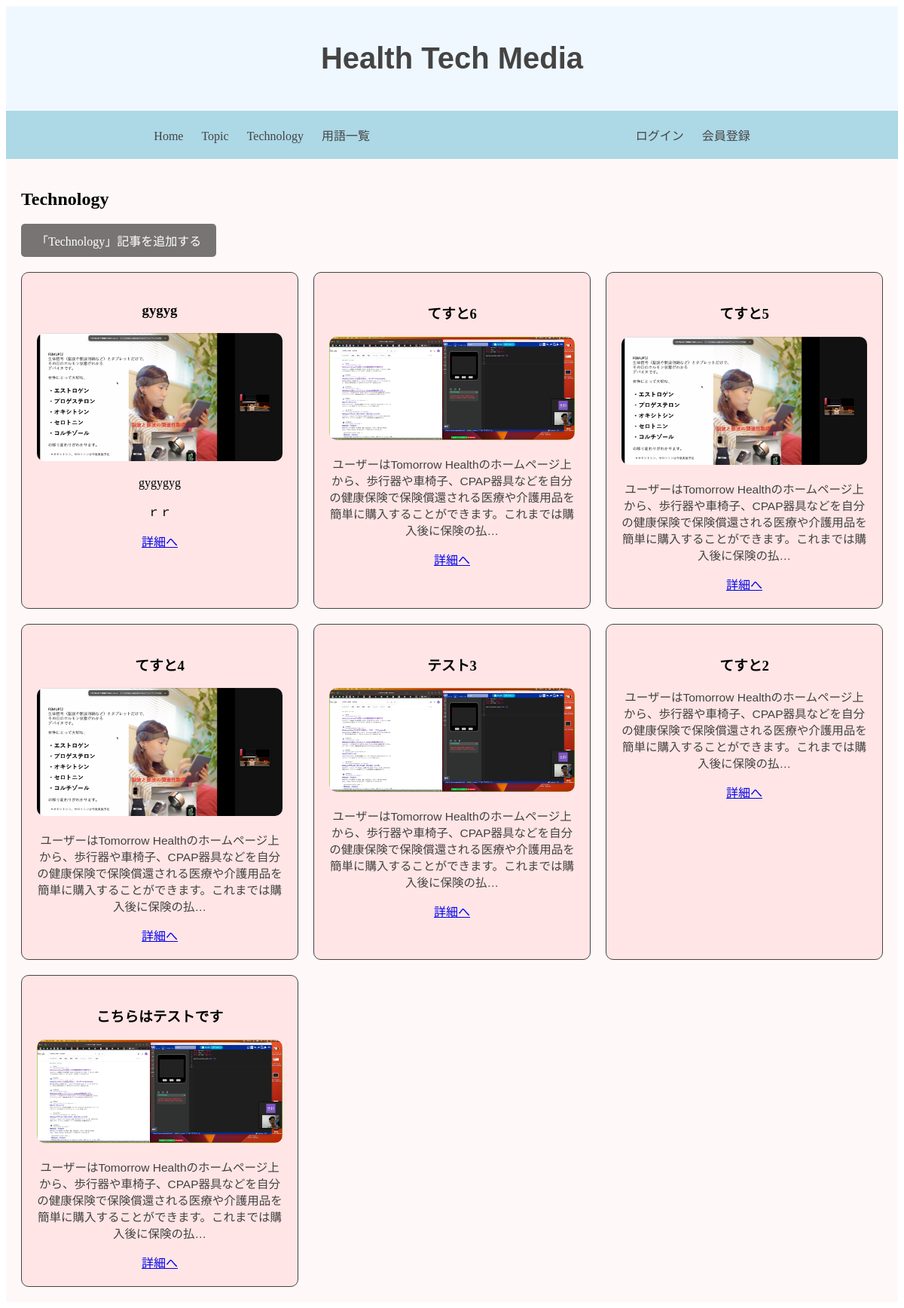
Page /tech/ on the committed database.
### tech/models.py (models this page shows, shortened)
class TechModel(models.Model):
    title = models.CharField('タイトル', max_length=100)
    text = models.TextField('テキスト')
    thumbnail = models.ImageField(null=True, blank=True)
    created_at = models.DateTimeField('作成日', auto_now_add=True)
    updated_at = models.DateTimeField('更新日', auto_now=True)
    class Meta:
        ordering = ['-created_at']
    user = models.ForeignKey('auth.User', on_delete=models.CASCADE)

### tech/views.py (the view)
# urls.py: path('tech/', views.ListTechView.as_view(), name='list-tech'),
class ListTechView(ListView):
    template_name = 'tech/tech_list.html'
    model = TechModel
    paginate_by = ITEM_PER_PAGE

### tech/templates/tech/tech_list.html (shortened to what this page needs)
{% extends 'base.html' %}
{% load static %}
{% block additional_css %}
    <link rel="stylesheet" href="{% static 'tech/tech.css' %}">
{% endblock additional_css %}
{% block content %}
    <div class="container">
        <h2>Technology</h2>
        <a class="add-btn" href="{% url 'add_form' %}">「Technology」記事を追加する</a><br>
        <div class="grid-container">
            {% for item in object_list %}
                <div class="grid-item">
                    <h3>{{ item.title }}</h3>
                    {% if item.thumbnail %}
                        <img src="{{ item.thumbnail.url }}" alt="Thumbnail">
                    {% endif %}
                    <p>{{ item.text | truncatechars_html:100 | safe }}</p>
                    <a href="{% url 'detail-tech' item.pk %}">詳細へ</a>
                </div>
            {% endfor %}
        </div>
    </div>
{% endblock content %}

### templates/base.html (shortened to what this page needs)
<!DOCTYPE html>
<html lang="ja">
<head>
    {% block additional_css %}{% endblock additional_css %}
</head>
<body>
    <header>
        <h1>
            Health Tech Media
        </h1>
    </header>
    <nav>
        <div>
            <a href="{% url 'list-home' %}">Home</a>
            <a href="{% url 'list-topic' %}">Topic</a>
            <a href="{% url 'list-tech' %}">Technology</a>
            <a href="{% url 'list-term' %}">用語一覧</a>
        </div>
        <div>
            {% if request.user.is_authenticated %}
                <a href="{% url 'accounts:logout' %}">ログアウト</a>
            {% else %}
                <a href="{% url 'accounts:login' %}">ログイン</a>
                <a href="{% url 'accounts:signup' %}">会員登録</a>
            {% endif %}
        </div>
    </nav>
    <main>
        {% block content %}{% endblock content %}
    </main>
</body>
</html>

### tech/static/tech/tech.css (style rules this page uses)
.container { max-width: 1200px; margin: 0 auto; padding: 20px; background-color: #fff8f8; }
.grid-container { display: grid; grid-template-columns: repeat(3, 1fr); gap: 20px; }
.grid-item { border: 1px solid #444; padding: 20px; background-color: #ffe5e5; text-align: center; border-radius: 10px; transition: all 0.5s; }
.add-btn { display: inline-block; margin-bottom: 20px; padding: 10px 20px; border-radius: 5px; color: #fff; background-color: #787474; text-decoration: none; transition: all 0.5s; }
img { max-width: 100%; height: auto; border-radius: 10px; }

### templates/base.html (style rules this page uses)
header { background-color: #f0f8ff; padding: 20px; text-align: center; }
h1 { font-family: 'Arial', sans-serif; font-size: 2.5rem; color: #444; }
nav { display: flex; justify-content: space-around; padding: 20px; background-color: #add8e6; }
nav a { color: #444; text-decoration: none; margin: 0 10px; }

### rows in the picture
TechModel: title "gygyg", thumbnail (picture), text "gygygyg ｒｒ"
TechModel: title "てすと6", thumbnail (picture), text "ユーザーはTomorrow Healthのホームページ上から、歩行器や車椅子、CPAP器具などを自分の健康保険で保険償還される医療や介護用品を簡単に購入することができます。これまでは購入後に保険の払…"
TechModel: title "てすと5", thumbnail (picture), text "ユーザーはTomorrow Healthのホームページ上から、歩行器や車椅子、CPAP器具などを自分の健康保険で保険償還される医療や介護用品を簡単に購入することができます。これまでは購入後に保険の払…"
TechModel: title "てすと4", thumbnail (picture), text "ユーザーはTomorrow Healthのホームページ上から、歩行器や車椅子、CPAP器具などを自分の健康保険で保険償還される医療や介護用品を簡単に購入することができます。これまでは購入後に保険の払…"
TechModel: title "テスト3", thumbnail (picture), text "ユーザーはTomorrow Healthのホームページ上から、歩行器や車椅子、CPAP器具などを自分の健康保険で保険償還される医療や介護用品を簡単に購入することができます。これまでは購入後に保険の払…"
TechModel: title "てすと2", text "ユーザーはTomorrow Healthのホームページ上から、歩行器や車椅子、CPAP器具などを自分の健康保険で保険償還される医療や介護用品を簡単に購入することができます。これまでは購入後に保険の払…"
TechModel: title "こちらはテストです", thumbnail (picture), text "ユーザーはTomorrow Healthのホームページ上から、歩行器や車椅子、CPAP器具などを自分の健康保険で保険償還される医療や介護用品を簡単に購入することができます。これまでは購入後に保険の払…"
